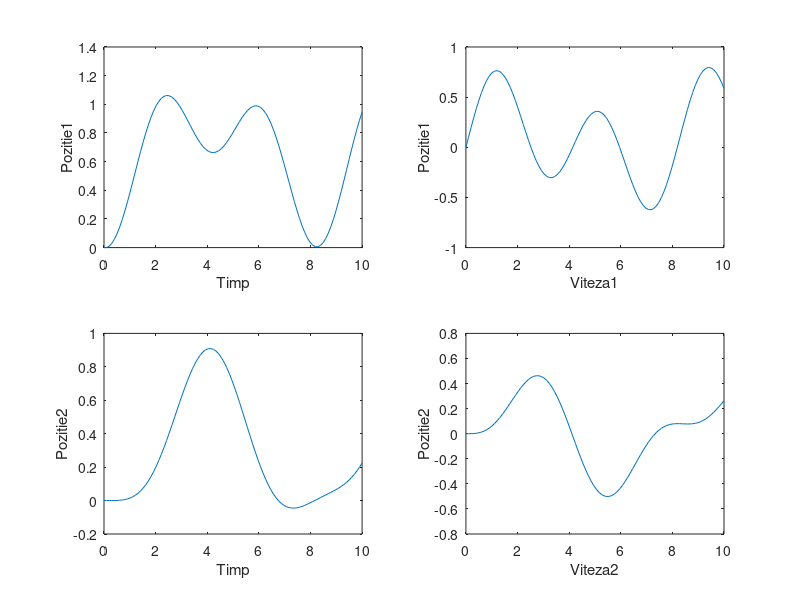

MATLAB code for this plot:
a = 1; % 2*zeta*omega_n
b = 1; % omega_n^2
F1 = 1; % forta aplicată corpului
F2 = 0; % forta aplicată corpului
N = 100; % numarul de puncte in care se rezolvă ecuatia
t = linspace(0,10,N); % intervalul de timp pe care se rezolva ecuatia
x = zeros(4,N); % solutia sistemului
x0 = [0;0;0;0]; % soluția inițială

A = [0 1 0 0; -2 0 1 0; 0 0 0 1; 1/2 0 -1 0];
B = [0;F1;0;F2];

delta_t = 10/N;
exp_A_delta_t = expm(A*delta_t);
x(:,1) = x0;
for i=2:N
%  B = [0; sin(t(i)); 0; sin(t(i));];
 x(:,i) = exp_A_delta_t*x(:,i-1) + B*delta_t;
end

figure ;
subplot(2,2,1)
plot(t,x(1,:))
xlabel('Timp')
ylabel('Pozitie1')
subplot(2,2,2)
plot(t,x(2,:))
xlabel('Viteza1')
ylabel('Pozitie1')


subplot(2,2,3)
plot(t,x(3,:))
xlabel('Timp')
ylabel('Pozitie2')
subplot(2,2,4)
plot(t,x(4,:))
xlabel('Viteza2')
ylabel('Pozitie2')
